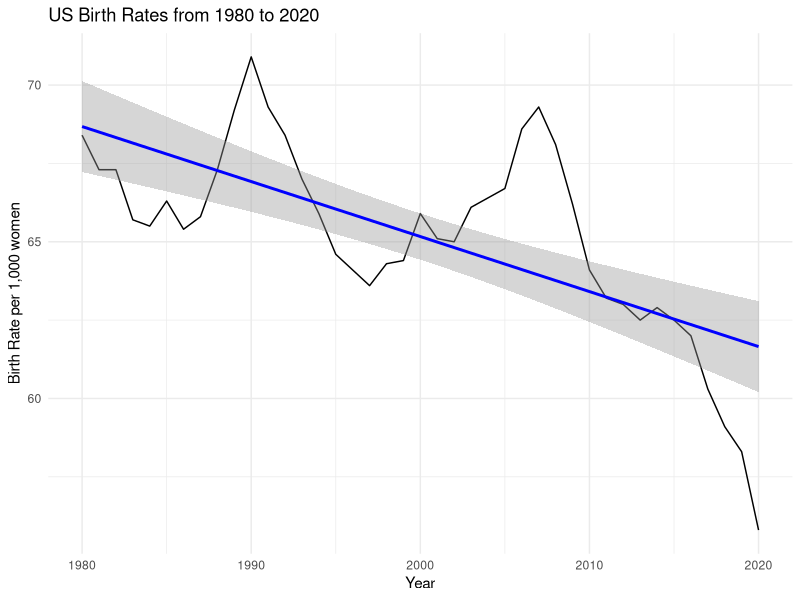
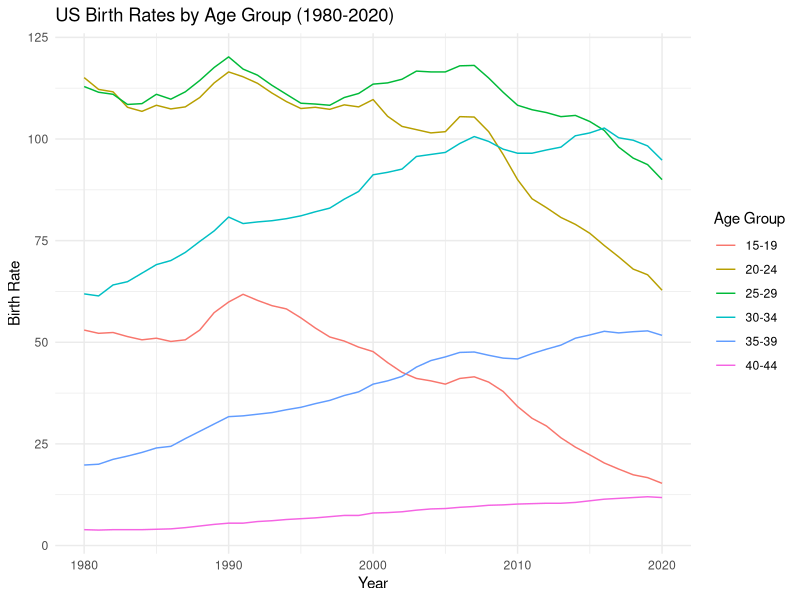
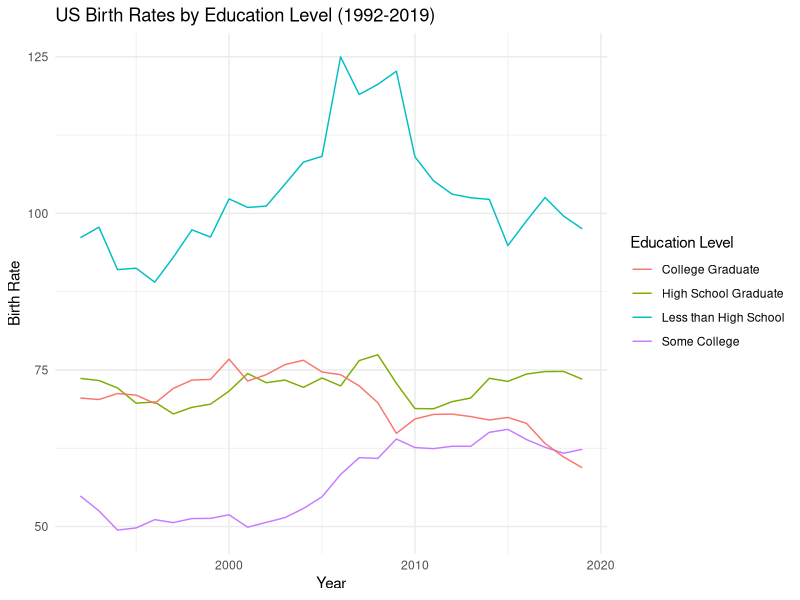
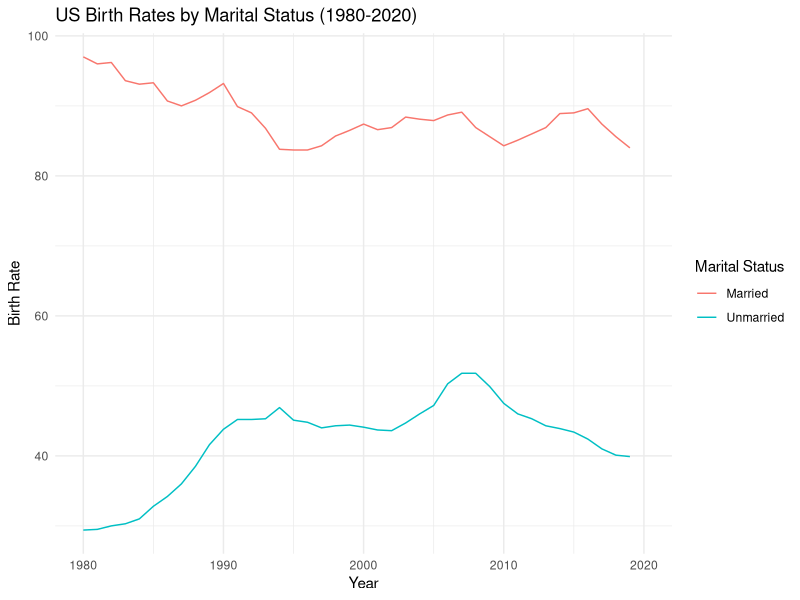
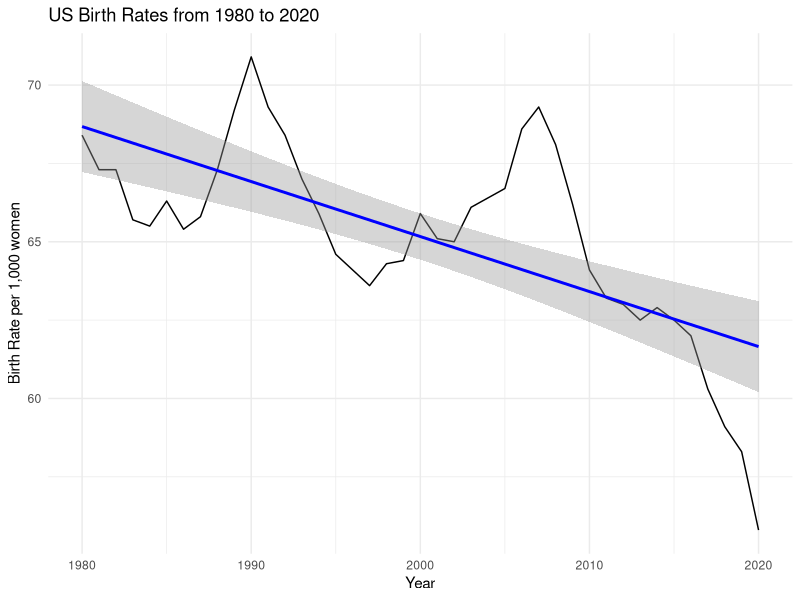
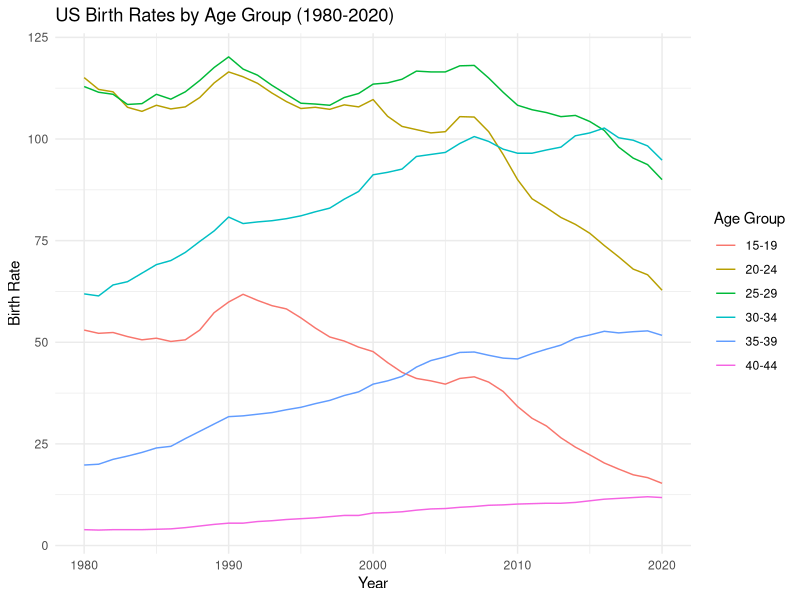
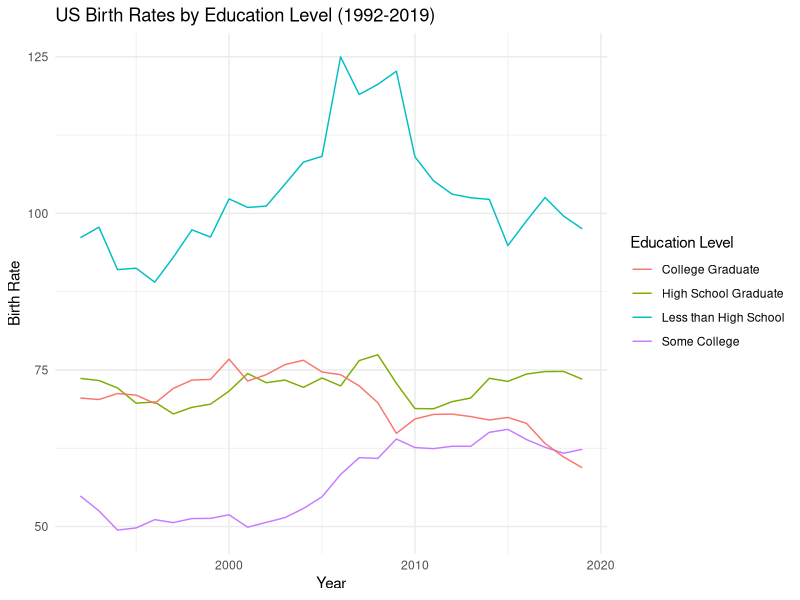
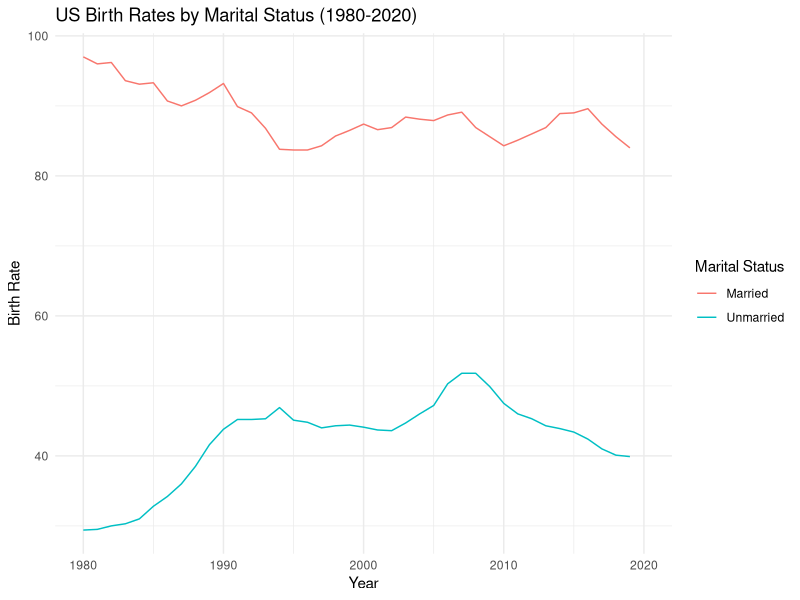

Write the R code that produced these figures, in order.
#### Preamble ####
# Purpose: Generates the figures used in the paper
# Author:  Alexander Guarasci, Jagpreet Singh & Jake Gilbert 
# Date: 14 February 2023
# Contact: alexander.guarasci@mail.utoronto.com, j.gilbert@mail.utoronto.ca & jagpreetsingh.singh@mail.utoronto.ca
# License: MIT
# Pre-requisites: Need to have data downloaded 



#### Workspace setup ####
library(tidyverse)
library(ggplot2)

#### Read data ####

### Figure 1 ####
# Read cleaned data for fig-1
data <- read.csv(here::here("inputs/data/fig_1.csv"))

# Fig-1 line graph and linear regression
ggplot(data, aes(x = year, y = brate_all)) + 
    geom_line() +
    theme_minimal() +
    labs(title = "US Birth Rates from 1980 to 2020",
         x = "Year",
         y = "Birth Rate per 1,000 women") + 
  geom_smooth(method = "lm", aes(group = 1), color = "blue")

# Save graph
ggsave(file.path("outputs/figures", "fig_1.pdf"), width = 10, height = 6)

### Figure 2 ###
# Read cleaned data for figure 2
data <- read.csv(here::here("inputs/data/fig_4.csv"))
# Creates line graph
ggplot() + 
    geom_line(data = data, aes(x = year, y = brate_1519, color = "15-19")) +
    geom_line(data = data, aes(x = year, y = brate_2024, color = "20-24")) +
    geom_line(data = data, aes(x = year, y = brate_2529, color = "25-29")) +
    geom_line(data = data, aes(x = year, y = brate_3034, color = "30-34")) +
    geom_line(data = data, aes(x = year, y = brate_3539, color = "35-39")) +
    geom_line(data = data, aes(x = year, y = brate_4044, color = "40-44")) +
    theme_minimal() +
    labs(title = "US Birth Rates by Age Group (1980-2020)",
         x = "Year",
         y = "Birth Rate",
         color = "Age Group")
# Save graph
ggsave(file.path("outputs/figures", "fig_2.pdf"), width = 10, height = 6)

### figure 3 ###
# Read cleaned data for fig 2
data <- read.csv(here::here("inputs/data/fig_5.csv"))
# Create line graph for birth rates based on education level 
ggplot() + 
    geom_line(data = data, aes(x = year, y = brate_lesshs, color = "Less than High School")) +
    geom_line(data = data, aes(x = year, y = brate_hsgrad, color = "High School Graduate")) +
    geom_line(data = data, aes(x = year, y = brate_somecoll, color = "Some College")) +
    geom_line(data = data, aes(x = year, y = brate_colgrad, color = "College Graduate")) +
    theme_minimal() +
    labs(title = "US Birth Rates by Education Level (1992-2019)",
         x = "Year",
         y = "Birth Rate",
         color = "Education Level")
# Save Graph
ggsave(file.path("outputs/figures", "fig_3.pdf"), width = 10, height = 6)


### Figure 4 ###
# Read cleaned data for figure 4
data <- read.csv(here::here("inputs/data/fig_2e.csv"))
#create line graph from data based on marital status
ggplot(data, aes(x = year)) + 
    geom_line(aes(y = brate_married, color = "Married")) +
    geom_line(aes(y = brate_unmarried, color = "Unmarried")) +
    theme_minimal() +
    labs(title = "US Birth Rates by Marital Status (1980-2020)",
         x = "Year",
         y = "Birth Rate",
         color = "Marital Status")
# Save graph
ggsave(file.path("outputs/figures", "fig_4.pdf"), width = 10, height = 6)

